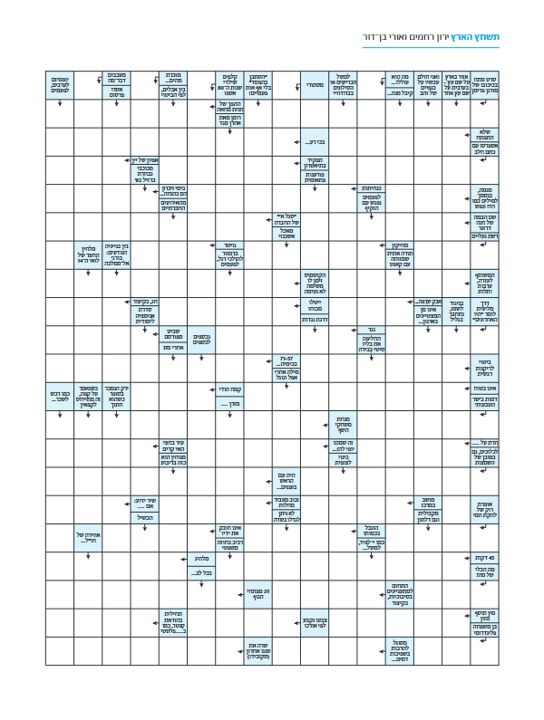
#> input picture crossword_sample.png, 544 x 720 px
$ python test_step0.py
#> lines starting #> are read from the running program, lines starting #| are printed output that depends on the picture; after the words box and inside, x2 and y2 are one past the last pixel; in counts of white or black regions, pixels touching at a corner belong together
"""
Step 0: OpenCV grid detection proof-of-concept.
Loads crossword_sample.png, detects the grid, classifies each cell as
CLUE (light blue) or ANSWER (white), saves an annotated result image.

Run: py test_step0.py
"""

import sys
import cv2
import numpy as np

import io
sys.stdout = io.TextIOWrapper(sys.stdout.buffer, encoding="utf-8")

IMAGE_PATH = "crossword_sample.png"
OUTPUT_PATH = "step0_result.png"


def find_line_positions(projection, min_val, min_gap=5):
    """Return center positions of peaks in a 1-D projection array."""
    positions = []
    in_peak = False
    peak_start = 0
    for i, val in enumerate(projection):
        if val >= min_val:
            if not in_peak:
                in_peak = True
                peak_start = i
        else:
            if in_peak:
                positions.append((peak_start + i) // 2)
                in_peak = False
    if in_peak:
        positions.append((peak_start + len(projection)) // 2)
    # Merge positions that are too close
    merged = []
    for p in positions:
        if merged and p - merged[-1] < min_gap:
            merged[-1] = (merged[-1] + p) // 2
        else:
            merged.append(p)
    return merged


def main():
    img = cv2.imread(IMAGE_PATH)
#> img is the input picture: shape (720, 544, 3); mean B, G, R 239.8, 238.4, 235.8
    if img is None:
        print(f"ERROR: Cannot load '{IMAGE_PATH}'")
        sys.exit(1)

    h, w = img.shape[:2]
#> h = 720; w = 544
    print(f"Image loaded: {w}x{h} px")

    # ── Preprocessing ────────────────────────────────────────────────────────
    gray = cv2.cvtColor(img, cv2.COLOR_BGR2GRAY)
    _, binary = cv2.threshold(gray, 150, 255, cv2.THRESH_BINARY_INV)
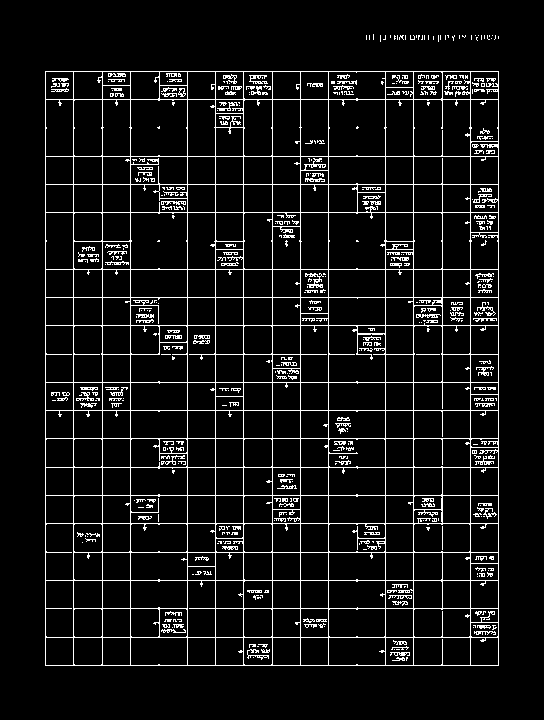
#> binary: shape (720, 544); 7.6% white in thin lines or dots, all inside (x1, y1, x2, y2) = (45, 34, 499, 666)

    # ── Detect horizontal and vertical line segments ──────────────────────────
    h_klen = max(10, w // 15)
#> h_klen = 36
    v_klen = max(10, h // 15)
#> v_klen = 48

    h_kernel = cv2.getStructuringElement(cv2.MORPH_RECT, (h_klen, 1))
    v_kernel = cv2.getStructuringElement(cv2.MORPH_RECT, (1, v_klen))
#> v_kernel = 48 values from 1 to 1
    h_lines = cv2.morphologyEx(binary, cv2.MORPH_OPEN, h_kernel)
#> h_lines: shape (720, 544); 2.3% white in thin lines or dots, all inside (x1, y1, x2, y2) = (46, 71, 500, 666)
    v_lines = cv2.morphologyEx(binary, cv2.MORPH_OPEN, v_kernel)
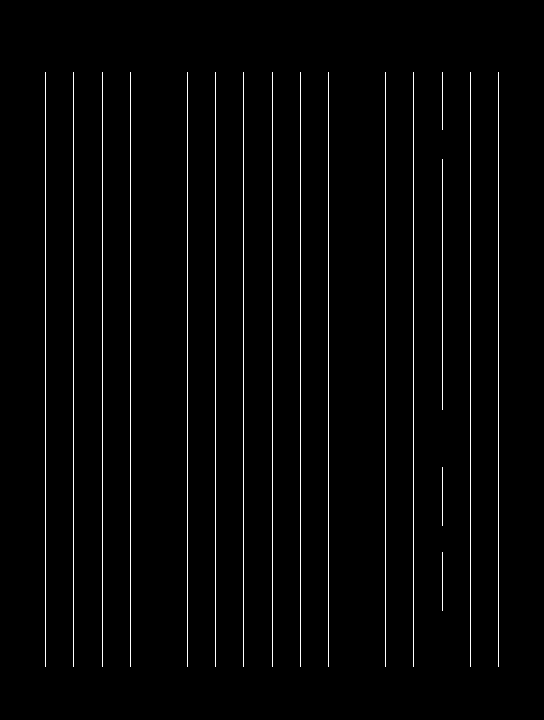
#> v_lines: shape (720, 544); 2.2% white in thin lines or dots, all inside (x1, y1, x2, y2) = (45, 72, 499, 667)

    h_proj = np.sum(h_lines.astype(np.int64), axis=1)
#> h_proj = 720 values, max 115770 at index 71, min 0 at index 0, mean 3160.9
    v_proj = np.sum(v_lines.astype(np.int64), axis=0)
#> v_proj = 544 values, max 151725 at index 45, min 0 at index 0, mean 4104.8

    # ── Grid bounding box ────────────────────────────────────────────────────
    h_thresh_bbox = max(h_proj.max() * 0.05, 255)
#> h_thresh_bbox = 5788.5
    v_thresh_bbox = max(v_proj.max() * 0.05, 255)
#> v_thresh_bbox = 7586.2

    h_active = np.where(h_proj >= h_thresh_bbox)[0]
#> h_active = 21 values from 71 to 665
    v_active = np.where(v_proj >= v_thresh_bbox)[0]
#> v_active = [45, 73, 102, 130, 187, 215, 243, 272, 300, 328, 385, 413, 442, 470, 498]

    if len(h_active) == 0 or len(v_active) == 0:
        print("ERROR: No grid lines found")
        sys.exit(1)

    top    = int(h_active[0])
#> top = 71
    bottom = int(h_active[-1])
#> bottom = 665
    left   = int(v_active[0])
#> left = 45
    right  = int(v_active[-1])
#> right = 498

    print(f"Grid bbox: left={left}, top={top}, right={right}, bottom={bottom}")

    # ── Find individual row/col dividers ──────────────────────────────────────
    # IMPORTANT: extend the slice a few pixels PAST the boundary so the
    # outermost lines (which sit right at top/bottom/left/right) are captured.
    MARGIN = 10
    h_sub = h_proj[max(0, top - MARGIN) : min(h, bottom + MARGIN)]
#> h_sub = 614 values, max 115770 at index 10, min 0 at index 0, mean 3706.6
    v_sub = v_proj[max(0, left - MARGIN) : min(w, right + MARGIN)]
#> v_sub = 473 values, max 151725 at index 10, min 0 at index 0, mean 4721

    row_thresh = max(h_sub.max() * 0.08, 255)
#> row_thresh = 9261.6
    col_thresh = max(v_sub.max() * 0.08, 255)
#> col_thresh = 12138

    row_offsets = find_line_positions(h_sub, row_thresh, min_gap=3)
#> the loop in find_line_positions, `for i, val in enumerate(projection):` made 614 passes
#> (val, in_peak) on passes 11, 12, 39, 40: (115770, True), (0, False), (115770, True), (0, False)
#> in_peak on passes 96, 97, 124, 125, 152, 153: True, False, True, False, True, False
#> after the loop in find_line_positions, `for i, val in enumerate(projection):`: in_peak = False; peak_start = 604; positions = [10, 38, 95, 123, 151, 180, 208, 236, 264, 293, 321, 349, 377, 406, 434, 462, 491, 519, 547, 576, 604]
#> the loop in find_line_positions, `for p in positions:` made 21 passes
#> p on passes 1 to 12: 10, 38, 95, 123, 151, 180, 208, 236, 264, 293, 321, 349
#> after the loop in find_line_positions, `for p in positions:`: merged has the same summary as positions
#> row_offsets has the same summary as positions in find_line_positions
    col_offsets = find_line_positions(v_sub, col_thresh, min_gap=3)
#> the loop in find_line_positions (call 2), `for i, val in enumerate(projection):` made 473 passes
#> (val, in_peak) on passes 11, 12, 39, 40: (151725, True), (0, False), (151725, True), (0, False)
#> the loop in find_line_positions (call 2), `for p in positions:` made 15 passes
#> p on passes 1 to 12: 10, 38, 67, 95, 152, 180, 208, 237, 265, 293, 350, 378
#> col_offsets = [10, 38, 67, 95, 152, 180, 208, 237, 265, 293, 350, 378, 407, 435, 463]

    # Convert offsets back to full-image coordinates
    row_lines = [max(0, top - MARGIN) + r for r in row_offsets]
#> row_lines = [71, 99, 156, 184, 212, 241, 269, 297, 325, 354, 382, 410, 438, 467, 495, 523, 552, 580, 608, 637, 665]
    col_lines = [max(0, left - MARGIN) + c for c in col_offsets]
#> col_lines has the same summary as v_active

    # Fill in missing lines: if a gap is > 1.5x the median spacing,
    # there is a hidden line — insert one at the midpoint.
    def fill_missing_lines(lines):
        if len(lines) < 2:
            return lines
        spacings = [lines[i+1] - lines[i] for i in range(len(lines)-1)]
#> spacings = [28, 57, 28, 28, 29, 28, 28, 28, 29, 28, 28, 28, 29, 28, 28, 29, 28, 28, 29, 28]
        median_gap = sorted(spacings)[len(spacings) // 2]
#> median_gap = 28
        result = [lines[0]]
#> result = [71]
        for i in range(1, len(lines)):
            gap = lines[i] - result[-1]
            if gap > median_gap * 1.5:
                n_missing = round(gap / median_gap) - 1
                for k in range(1, n_missing + 1):
                    result.append(result[0] + round(result[-1] - result[0] + median_gap * k)
                                  if False else lines[i-1] + round(gap * k / (n_missing + 1)))
            result.append(lines[i])
#> this loop made 20 passes
#> (gap, n_missing) on pass 2: (57, 1)
#> gap on passes 1, 3, 4, 5, 6, 7: 28, 28, 28, 29, 28, 28
#> after the loop, result = [71, 99, 127, 156, 184, 212, 241, 269, 297, 325, 354, 382, 410, 438, 467, 495, 523, 552, 580, 608, 637, 665]
        return result

    row_lines = fill_missing_lines(row_lines)
#> row_lines has the same summary as result in fill_missing_lines
    col_lines = fill_missing_lines(col_lines)
#> the loop in fill_missing_lines (call 2), `for i in range(1, len(lines)):` made 14 passes
#> col_lines = [45, 73, 102, 130, 158, 187, 215, 243, 272, 300, 328, 356, 385, 413, 442, 470, 498]

    n_rows = len(row_lines) - 1
#> n_rows = 21
    n_cols = len(col_lines) - 1
#> n_cols = 16

    print(f"Row lines detected: {len(row_lines)} => {n_rows} rows")
    print(f"Col lines detected: {len(col_lines)} => {n_cols} cols")

    if n_rows < 2 or n_cols < 2:
        print("ERROR: Not enough lines detected")
        sys.exit(1)

    # ── Classify cells ────────────────────────────────────────────────────────
    hsv = cv2.cvtColor(img, cv2.COLOR_BGR2HSV)
#> hsv: shape (720, 544, 3); mean H, S, V 23.6, 7, 240.4

    lower_blue = np.array([85,  25, 130])
    upper_blue = np.array([120, 210, 255])
    blue_mask = cv2.inRange(hsv, lower_blue, upper_blue)
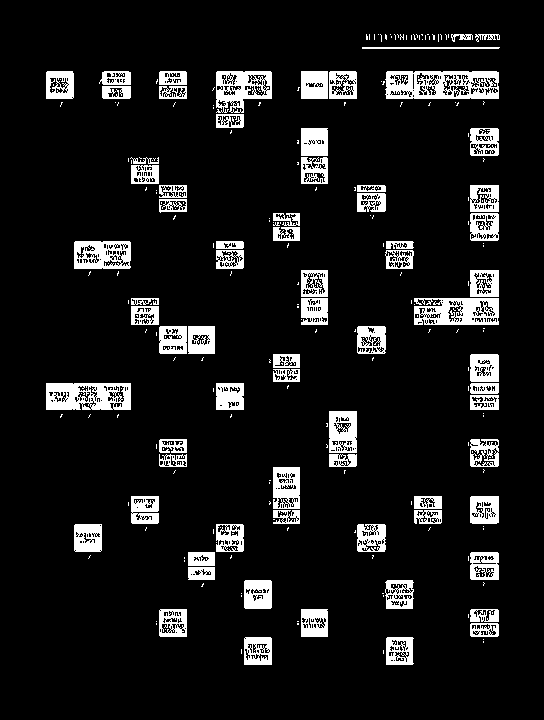
#> blue_mask: shape (720, 544); 9.8% white; 303 white regions (231 under 20 px), largest, box (x1, y1, x2, y2) and area: (385, 71, 499, 99) 2308, (46, 383, 131, 410) 1818, (414, 298, 499, 325) 1703

    cells = []
    cell_map = []

    for r in range(n_rows):
        row = []
        for c in range(n_cols):
            y1, y2 = row_lines[r] + 3, row_lines[r + 1] - 3
            x1, x2 = col_lines[c] + 3, col_lines[c + 1] - 3

            if y2 <= y1 or x2 <= x1:
                row.append("?")
                cells.append({"row": r, "col": c, "type": "answer", "blue_ratio": 0})
                continue

            my = max(1, (y2 - y1) // 5)
            mx = max(1, (x2 - x1) // 5)
            patch = blue_mask[y1 + my : y2 - my, x1 + mx : x2 - mx]
            blue_ratio = patch.mean() / 255.0

            cell_type = "clue" if blue_ratio > 0.05 else "answer"
            row.append("C" if cell_type == "clue" else ".")
            cells.append({"row": r, "col": c, "type": cell_type, "blue_ratio": blue_ratio})

        cell_map.append(row)
#> after the loop, cell_map = 21 items; cells = 336 items

    n_clue   = sum(1 for c in cells if c["type"] == "clue")
#> n_clue = 63
    n_answer = sum(1 for c in cells if c["type"] == "answer")
#> n_answer = 273
    print(f"\nCell classification: {n_clue} CLUE, {n_answer} ANSWER, {len(cells)} total")

    print(f"\nCell map ({n_rows}r x {n_cols}c)  C=Clue  .=Answer")
    for row in cell_map:
        print(" ".join(row))
#> this loop made 21 passes

    # ── Annotated output ──────────────────────────────────────────────────────
    # Strategy: draw semi-transparent fills so the original image shows through,
    # then a solid border on top so cells are clearly marked.

    overlay = img.copy()

    for cell in cells:
        r, c = cell["row"], cell["col"]
        y1, y2 = row_lines[r] + 2, row_lines[r + 1] - 2
        x1, x2 = col_lines[c] + 2, col_lines[c + 1] - 2
        if y2 <= y1 or x2 <= x1:
            continue
        if cell["type"] == "clue":
            # Red fill over clue cells
            cv2.rectangle(overlay, (x1, y1), (x2, y2), (0, 0, 220), -1)
        else:
            # Green fill over answer cells
            cv2.rectangle(overlay, (x1, y1), (x2, y2), (0, 180, 0), -1)
#> this loop made 336 passes
#> (cell, r, c, y1, y2, x1, x2) on passes 1 to 3: ({'row': 0, 'col': 0, 'type': 'clue', 'blue_ratio': 0.413}, 0, 0, 73, 97, 47, 71), ({'row': 0, 'col': 1, 'type': 'answer', 'blue_ratio': 0}, 0, 1, 73, 97, 75, 100), ({'row': 0, 'col': 2, 'type': 'clue', 'blue_ratio': 0.643}, 0, 2, 73, 97, 104, 128)
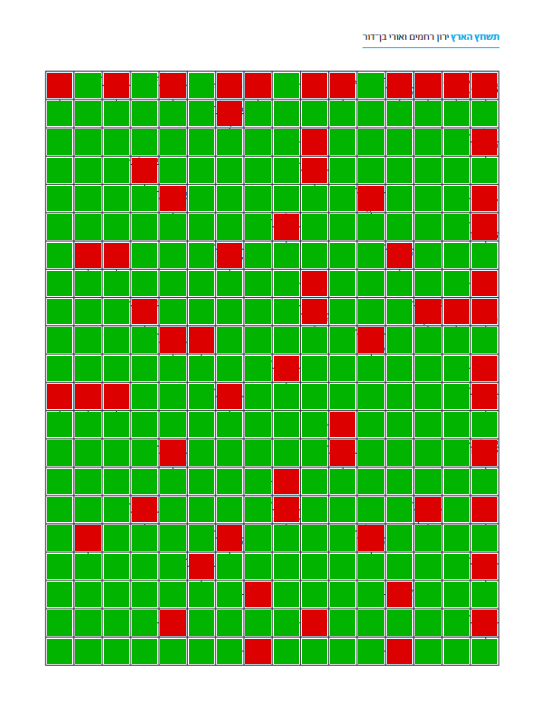
#> overlay: shape (720, 544, 3); mean B, G, R 105.1, 184.9, 126.5

    # Blend: 35% overlay, 65% original
    out = cv2.addWeighted(overlay, 0.35, img, 0.65, 0)

    # Draw the outer grid bounding box
    cv2.rectangle(out, (left, top), (right, bottom), (0, 0, 255), 3)
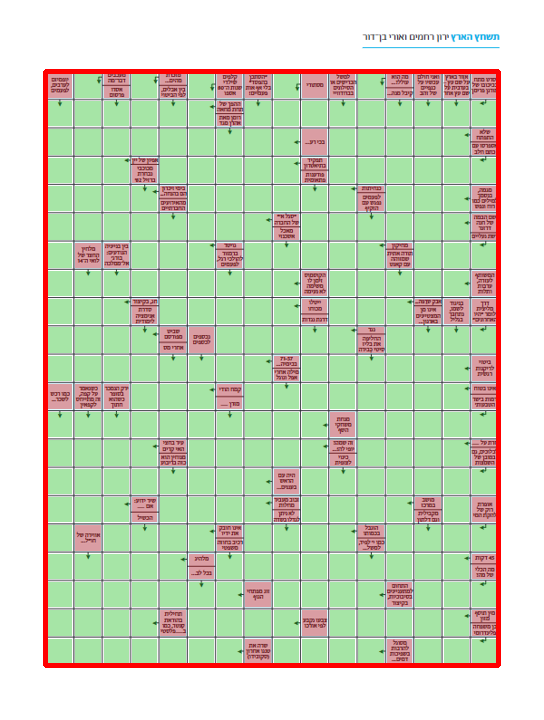
#> out: shape (720, 544, 3); mean B, G, R 187.5, 214.4, 199.2

    # Draw detected grid lines
    for rl in row_lines:
        cv2.line(out, (left, rl), (right, rl), (255, 255, 0), 1)
#> this loop made 22 passes
#> rl on passes 1 to 12: 71, 99, 127, 156, 184, 212, 241, 269, 297, 325, 354, 382
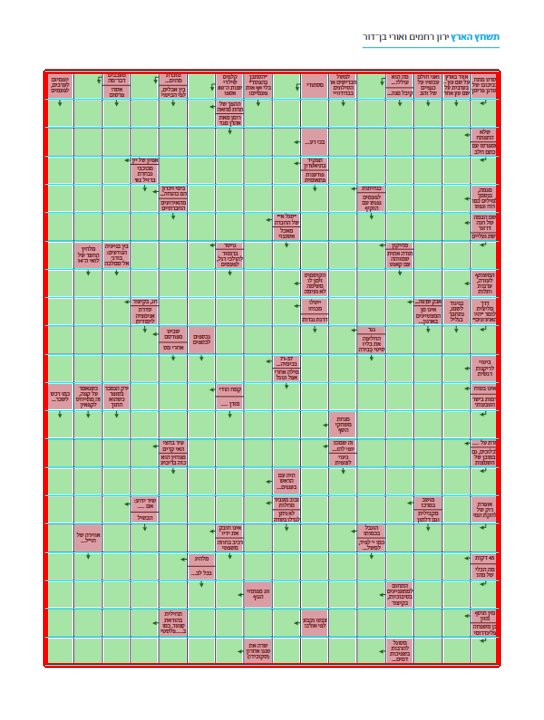
#> out: shape (720, 544, 3); 2.55% of pixels changed, all inside (x1, y1, x2, y2) = (45, 71, 499, 666)
    for cl in col_lines:
        cv2.line(out, (cl, top), (cl, bottom), (255, 255, 0), 1)
#> this loop made 17 passes
#> cl on passes 1 to 12: 45, 73, 102, 130, 158, 187, 215, 243, 272, 300, 328, 356
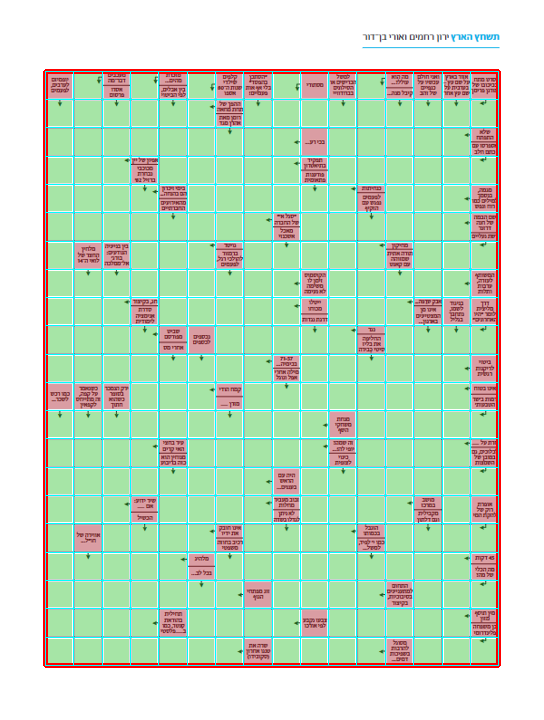
#> out: shape (720, 544, 3); 2.49% of pixels changed, all inside (x1, y1, x2, y2) = (45, 72, 499, 665)

    cv2.imwrite(OUTPUT_PATH, out)
    print(f"\nAnnotated image saved: {OUTPUT_PATH}")
    print("  RED tint   = CLUE cell (light blue in original)")
    print("  GREEN tint = ANSWER cell (white in original)")
    print("  YELLOW lines = detected grid dividers")
    print("  RED border   = grid bounding box")

    # ── Sanity checks ─────────────────────────────────────────────────────────
    print("\n-- Sanity checks --")
    row_ok = 18 <= n_rows <= 24
    col_ok = 14 <= n_cols <= 18
    print(f"Rows {n_rows}: {'OK' if row_ok else 'WRONG (expected 21)'}")
    print(f"Cols {n_cols}: {'OK' if col_ok else 'WRONG (expected 16)'}")
    clue_pct = n_clue / max(len(cells), 1)
    print(f"Clue ratio: {clue_pct:.1%}")

    if row_ok and col_ok:
        print("\nStep 0 PASSED")
    else:
        print("\nStep 0 needs tuning")


if __name__ == "__main__":
    main()
